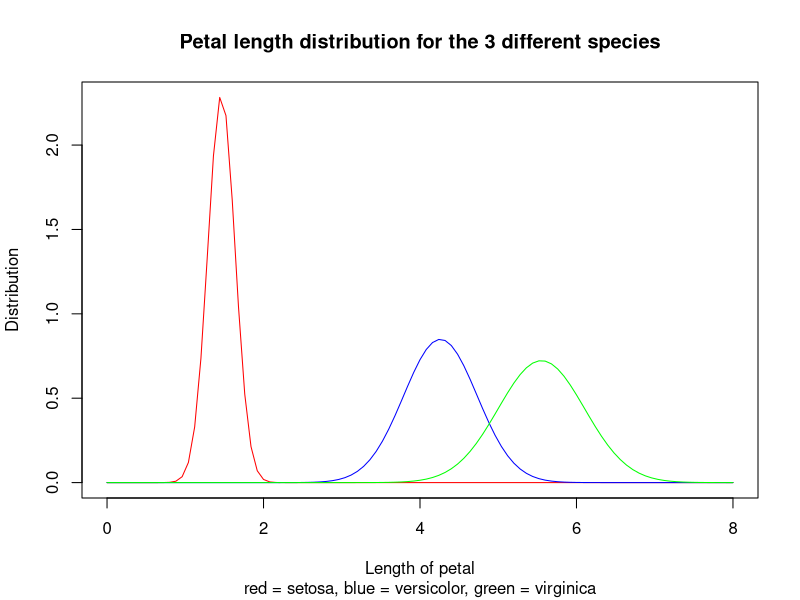

R code for this plot:
# Elliott Temkin
# GASF Data Science 2013
# Assignment 3
# Implement Naive Bayes classification with n-fold cross validation

# Load packages
# install.packages("e1071", lib = "Rpackages")
library("e1071")

# Define NaiveBayesNfold function
NaiveBayesNfold <- function(n, set, cl) {
  # Performs n-fold cross validation for a Naive Bayes classifier
  #
  # Args:
  #   n: Number of folds
  #   set: Data set to perform classification on
  #   cl: Labels of classes associated with data in set
  #
  # Returns:
  #   List giving inferred mean and standard deviation petal length distribution
  #   for three different species of iris along with generalization error
  #   Also prints confusion matrix for knn results v. correct labels
  
  # Randomize data and create index to cut into n pieces
  set.seed(1)
  NumRecs <- nrow(set)
  rand <- sample(1:NumRecs)
  set.rand <- set[rand, ]
  label <- cl[rand]
  train.divisions <- cut(1:NumRecs, n, labels = FALSE) 
  
  # Initialize vectors
  this.err <- vector()
  classifiers <- vector("list")
  setosa.pl.mean <- vector()
  setosa.pl.sd <- vector()
  versicolor.pl.mean <- vector()
  versicolor.pl.sd <- vector()
  virginica.pl.mean <- vector()
  virginica.pl.sd <- vector()
  
  # Look through n different rounds for cross validation and run Naive Bayes analysis
  for (NTest in 1:n) {
    test.index <- which(train.divisions == NTest)
    test.data <- set.rand[test.index, ]
    train.data <- set.rand[-test.index, ]
    test.labels <- as.factor(as.matrix(label)[test.index, ])
    train.labels <- as.factor(as.matrix(label)[-test.index, ])

    # Run Naive Bayes classifier for test set, compare with training, return outputs
    classifiers[[NTest]] <- naiveBayes(train.data, train.labels)	
    this.err[NTest] <- sum(predict(classifiers[[NTest]], test.data)
	                       != test.labels) / length(test.labels)
	setosa.pl.mean[NTest] <- classifiers[[NTest]]$tables$Petal.Length[1,1]
	setosa.pl.sd[NTest] <- classifiers[[NTest]]$tables$Petal.Length[1,2]
	versicolor.pl.mean[NTest] <- classifiers[[NTest]]$tables$Petal.Length[2,1]
	versicolor.pl.sd[NTest] <- classifiers[[NTest]]$tables$Petal.Length[2,2]
	virginica.pl.mean[NTest] <- classifiers[[NTest]]$tables$Petal.Length[3,1]
	virginica.pl.sd[NTest] <- classifiers[[NTest]]$tables$Petal.Length[3,2]	
  }

  # Calculate and store generalization error, and average of means, SD's for each fold
  # Note that SD's are determined by using the square root of the average variance
  error <- mean(this.err)
  setosa.pl.mean <- mean(setosa.pl.mean)
  setosa.pl.sd <- sqrt(mean(setosa.pl.sd^2))
  versicolor.pl.mean <- mean(versicolor.pl.mean)
  versicolor.pl.sd <- sqrt(mean(versicolor.pl.sd^2))
  virginica.pl.mean <- mean(virginica.pl.mean)
  virginica.pl.sd <- sqrt(mean(virginica.pl.sd^2))
  
  # Return results as a list
  results <- list("setosa.pl.mean"     = setosa.pl.mean,
                  "setosa.pl.sd"       = setosa.pl.sd,
                  "versicolor.pl.mean" = versicolor.pl.mean,
                  "versicolor.pl.sd"   = versicolor.pl.sd,
                  "virginica.pl.mean"  = virginica.pl.mean,
                  "virginica.pl.sd"    = virginica.pl.sd,
                  "error"              = error)
  return(results)
}

# Load data and separate
data <- iris
labels <- data$Species
data$Species <- NULL

# Define max n for cross validation and initialize more vectors
max.n <- 10
results <- array(list())
error <- vector()

# Sweep through n's, call NaiveBayesNfold function, and store results
for (n in 2:max.n) {
  results[[n-1]] <- NaiveBayesNfold(n, data, labels)
  error[n-1] <- results[[n-1]]$error
  cat('\n', 'n = ', n, '\n', sep='')
  cat('generalization error = ', error[n-1], '\n')
}

# Determine which n had the lowest generalization error
# In this case GE doesn't seem to be affected much by choice of n
# But, we'll go ahead and use min. GE to determine which results to plot
# Also note that this is the index we're returning -- the n is actually one greater
# i.e., in this case min.error is 6, corresponding to n=7 having the lowest GE
min.error <- which.min(error)

# Set up plot and print setosa petal length distribution curve
plot(function(x) dnorm(x,
                       results[[min.error]]$setosa.pl.mean, 
                       results[[min.error]]$setosa.pl.sd),
                       0,
                       8,
                       col  = "red",
                       main = "Petal length distribution for the 3 different species",
                       xlab = "Length of petal",
                       ylab = "Distribution",
                       sub = "red = setosa, blue = versicolor, green = virginica")

# Add versicolor curve
curve(dnorm(x,
            results[[min.error]]$versicolor.pl.mean, 
            results[[min.error]]$versicolor.pl.sd),
            add=TRUE,
            col="blue")

# Finally virginica curve            
curve(dnorm(x,
		    results[[min.error]]$virginica.pl.mean, 
            results[[min.error]]$virginica.pl.sd),
            add=TRUE,
            col="green")
            
# That's it.  We've run an n-fold cross validation on a Naive Bayes classifier for irises.
# Choice of n does not seem to have an appreciable affect on generalization error.
# I arbitrarily selected petal length as the feature to track and plot, though any of 
# the others could have been examined.  In this case, it appears petal length can clearly
# classify between setosa and the two other species.  However, versicolor and virginica
# appear to have overlapping petal length distributions, suggesting other factors would
# need to contribute to improve classification between these species.